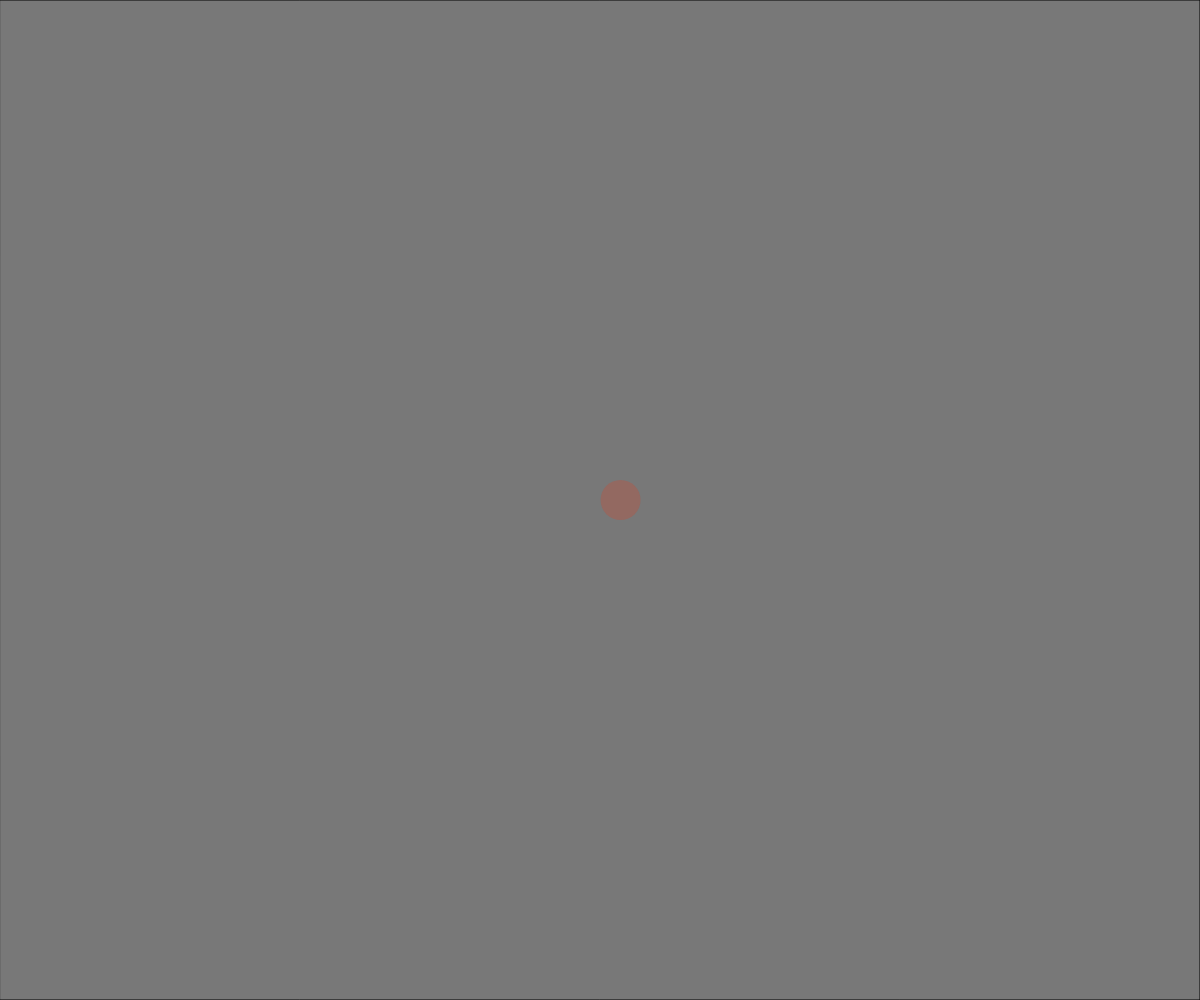
Frame 1 (no input)
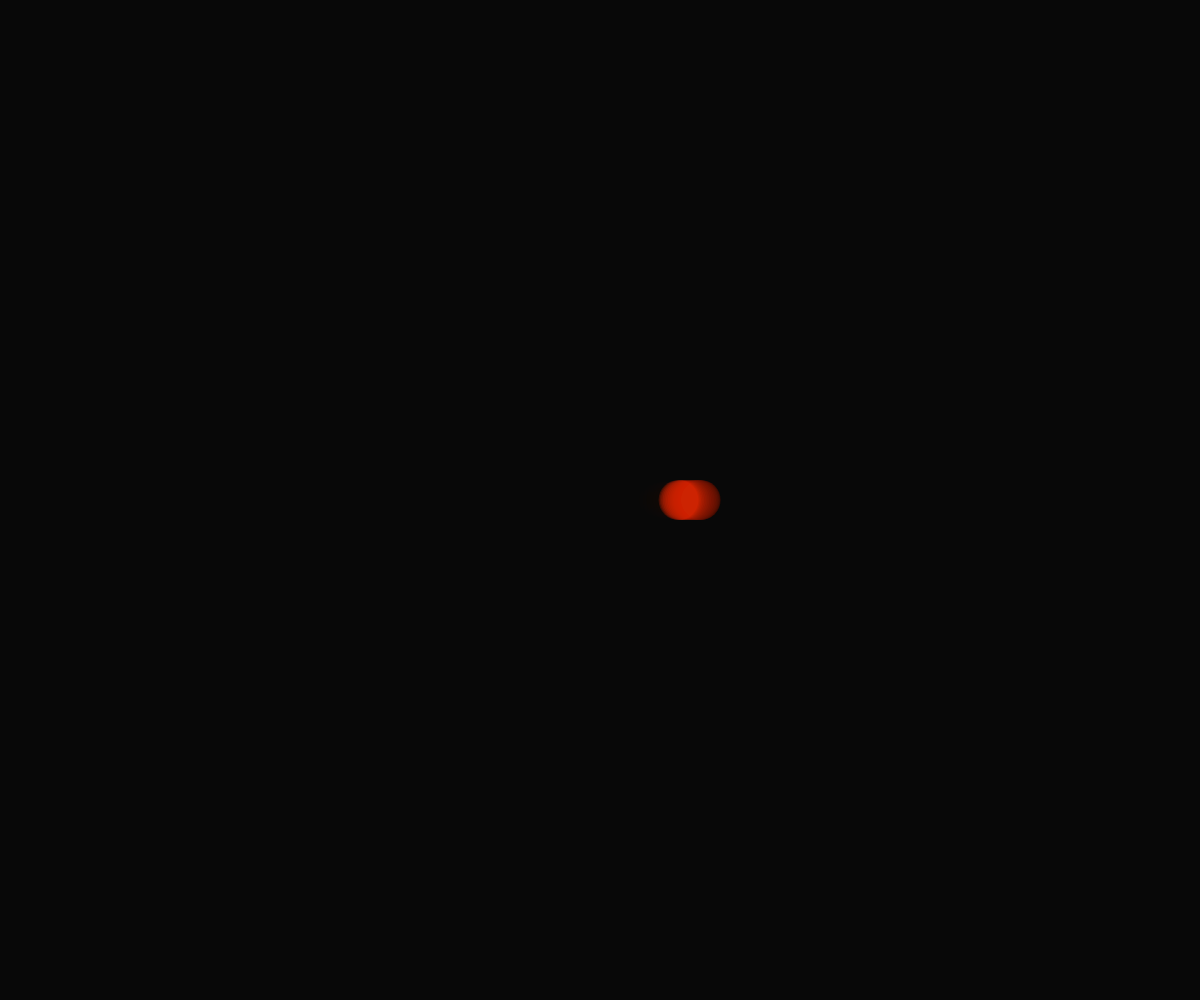
Frame 60 (no input)
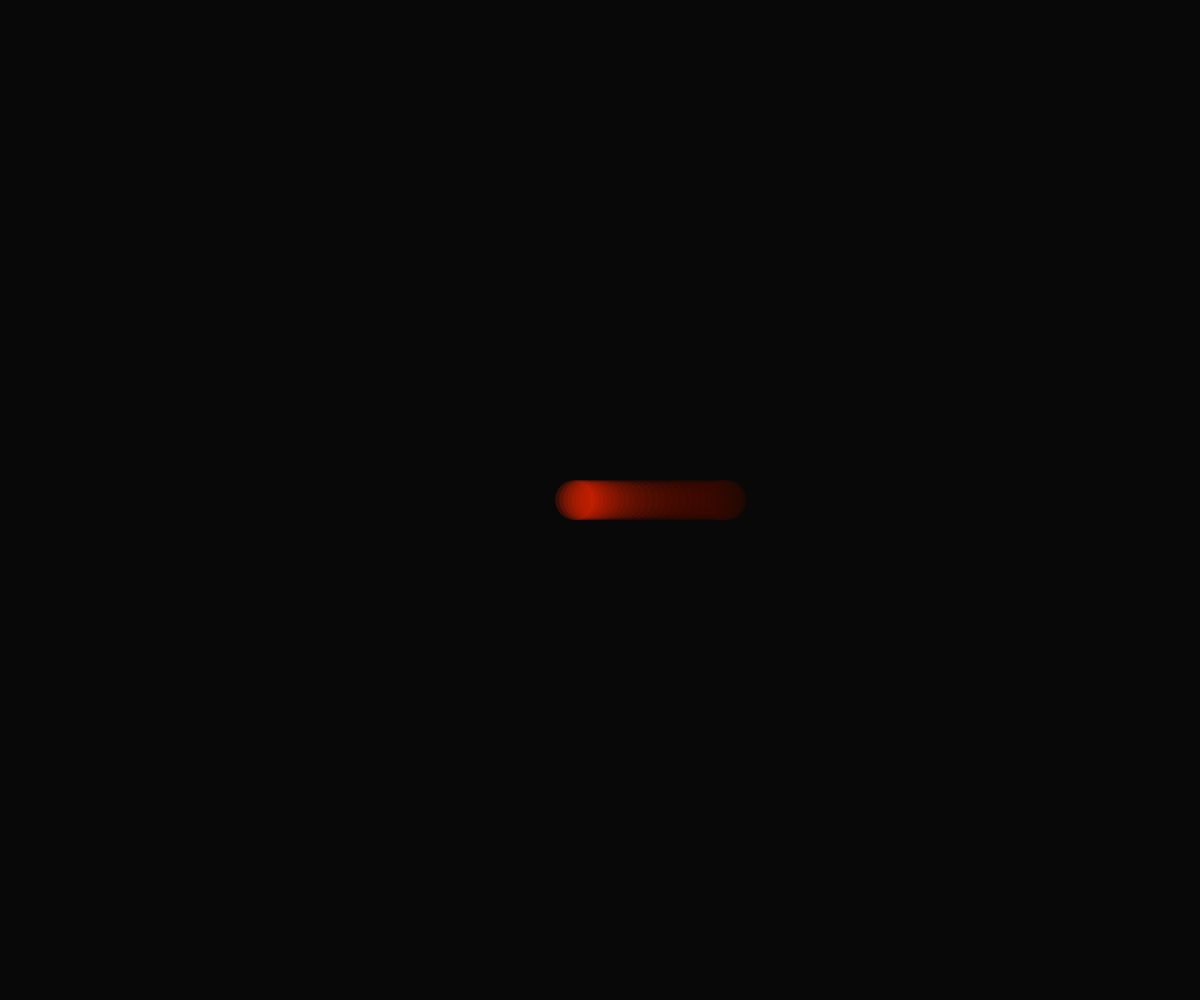
Frame 120 (the mouse pressed at the canvas centre since frame 60)

The p5.js sketch that drew these frames (run headless with seeded random() and noise() and a simulated clock; from frame 60 on, the mouse is pressed at the canvas centre):

// p5.js sketch
// ── sketch.js
var walker;

function setup() {
  createCanvas(1200,1000);
  walker = new Walker();
  background(127);
}

function draw() { 
  //Covering canvas with light opacity rectangle
  //each frame to create trail effect
  fill(0,15);
  rect(0, 0, width, height); 

  walker.step();
  walker.render();
}

function Walker() {
  this.x = width/2;
  this.xOff = random(1000);

  this.render = function() {
    noStroke();
    fill(255, 45, 0, 50);
    ellipse(this.x, 500, 40, 40);
  }

  this.step = function() {
    this.x = map(noise(this.xOff), 0, 1, 0, width);
    this.xOff += 0.005;
  }

}
